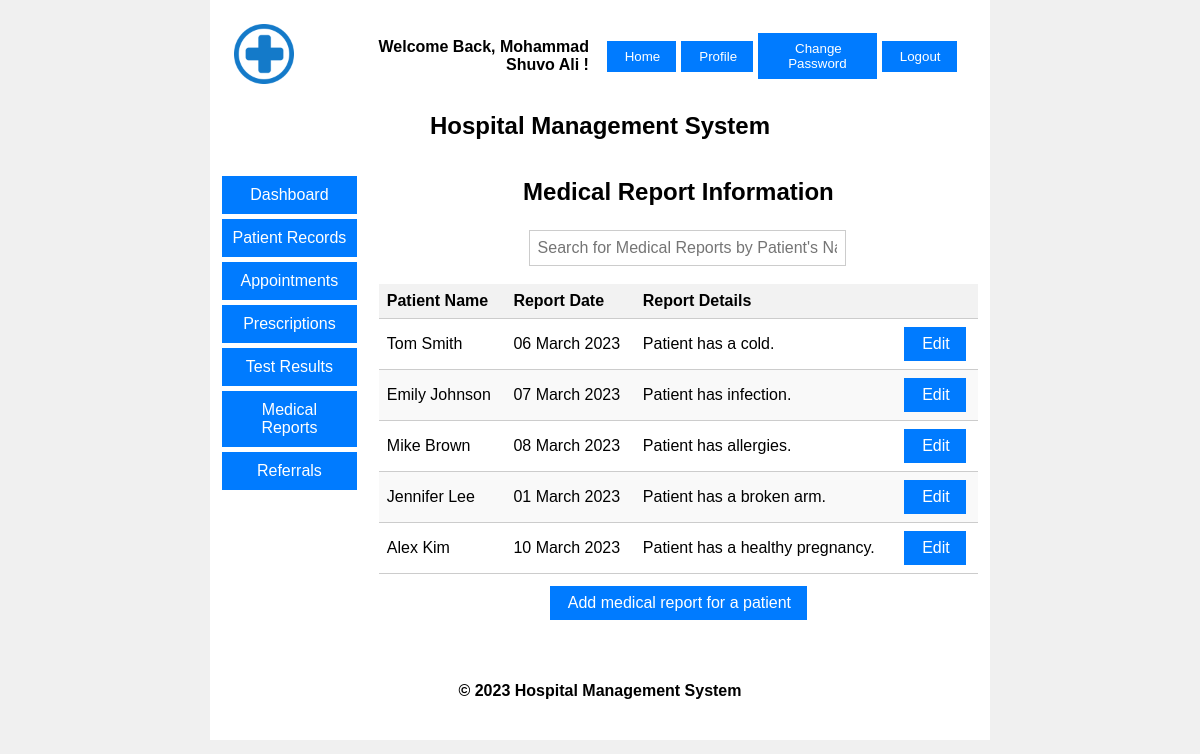
The page /views/medical_reports.php (signed in) on the database its author committed.
### tables this page shows
CREATE TABLE `doctor` (
  `doctor_id` int(11) NOT NULL,
  `user_id` int(11) NOT NULL,
  `first_name` varchar(255) NOT NULL,
  `last_name` varchar(255) NOT NULL,
  `date_of_birth` date DEFAULT NULL,
  `gender` enum('male','female','other') DEFAULT NULL,
  `address` text DEFAULT NULL,
  `phone` varchar(20) DEFAULT NULL
);

CREATE TABLE `medical_reports` (
  `report_id` int(11) NOT NULL,
  `patient_id` int(11) NOT NULL,
  `report_date` date NOT NULL,
  `report_details` text NOT NULL
);

CREATE TABLE `patient` (
  `patient_id` int(11) NOT NULL,
  `first_name` varchar(255) NOT NULL,
  `last_name` varchar(255) NOT NULL,
  `date_of_birth` date DEFAULT NULL,
  `gender` enum('male','female','other') DEFAULT NULL,
  `address` text DEFAULT NULL,
  `phone` varchar(20) DEFAULT NULL,
  `email` varchar(255) DEFAULT NULL,
  `doctor_id` int(11) DEFAULT NULL
);

### controllers/sanitize.php (called while the page is built)
<?php
function sanitize($data)
{
    $data = trim($data);
    $data = stripslashes($data);
    $data = htmlspecialchars($data);
    return $data;
}
?>

### controllers/medical_reports_controller.php (called while the page is built, shortened)
<?php
include 'sanitize.php';
$user_id = sanitize($_SESSION['user_id']);
$doctor_id = getDoctorId($pdo, $user_id);
$medical_reports = getMedicalReports($pdo, $doctor_id);
?>

### models/medical_report_model.php (called while the page is built, shortened)
<?php
function getDoctorId($pdo, $user_id)
{
  $stmt = $pdo->prepare('SELECT doctor_id FROM doctor WHERE user_id = :user_id');
  $stmt->bindParam(':user_id', $user_id);
  $stmt->execute();
  $doctor = $stmt->fetch(PDO::FETCH_ASSOC);
  return sanitize($doctor['doctor_id']);
}
function getMedicalReports($pdo, $doctor_id)
{
  $stmt = $pdo->prepare("SELECT patient.first_name, patient.last_name, medical_reports.report_id, medical_reports.report_date, medical_reports.report_details
  FROM patient
  INNER JOIN medical_reports ON patient.patient_id = medical_reports.patient_id
  WHERE patient.doctor_id = :doctor_id ");
  $stmt->bindParam(':doctor_id', $doctor_id);
  $stmt->execute();
  return $stmt->fetchAll(PDO::FETCH_ASSOC);
}
?>

### views/medical_reports.php (the view, shortened to what this page needs)
<?php
require '../models/medical_report_model.php';
require '../controllers/medical_reports_controller.php';
include '../views/header.php';
include '../views/sidebar.php';
?>
<td width="80%" valign="top">
  <h2 align='center'>Medical Report Information</h2>
  <br>
  <form id="searchForm" class="dashboard-form">
    <input type="text" id="searchInput" placeholder="Search for Medical Reports by Patient's Name">
  </form>
  <br>
  <table class="dashboard-tables">
    <thead>
      <tr>
        <th>Patient Name</th>
        <th>Report Date</th>
        <th>Report Details</th>
        <th></th>
      </tr>
    </thead>
    <tbody>
      <?php foreach ($medical_reports as $medical_report) : ?>
        <tr>
          <td>
            <?php echo $medical_report['first_name'] . " " . $medical_report['last_name']; ?>
          </td>
          <td>
            <?php echo date('d F Y', strtotime($medical_report['report_date'])); ?>
          </td>
          <td>
            <?php echo $medical_report['report_details']; ?>
          </td>
          <td><button class="dashboard-table-button"><a href="edit_report.php?report_id=<?php echo $medical_report['report_id']; ?>">Edit</a></button>
          </td>
        </tr>
      <?php endforeach; ?>
    </tbody>
  </table>
  <table align="center">
    <tr>
      <td>
        <button class="dashboard-table-button"><a href="add_report.php">Add medical report for a patient</a></button>
      </td>
    </tr>
  </table>
  </tr>
  <?php include '../views/footer.php'; ?>

### views/header.php (shortened to what this page needs)
<!DOCTYPE html>
<html lang="en">
<head>
	<?php
		if (isset($_COOKIE['mode'])) {
			$mode = $_COOKIE['mode'];
			if ($mode == 'light') {
				echo '<link rel="stylesheet" href="../views/css/light_style.css">';
			} else if ($mode == 'dark') {
				echo '<link rel="stylesheet" href="../views/css/dark_style.css">';
			}
		} else {
			echo '<link rel="stylesheet" href="../views/css/light_style.css">';
		}
	?>
</head>
<body>
	<table class="main_table" width="60%;" align='center'>
		<tr>
			<td colspan="4">
				<table width="100%;">
					<tr>
						<td width="100" height="40" align="center">
							<a href="index.php">
								<img src="../picture/logo.png" alt="HMS LOGO" width="60" height="60">
							</a>
						</td>
						<td align='right'>
							<nav style="text-align: right;">
								<?php
								if (isset($_SESSION['user_id']) && $_SESSION['role'] == 'doctor') {
									$user_id = $_SESSION['user_id'];
									require "../models/config.php";
									$stmt = $pdo->prepare("SELECT first_name, last_name FROM doctor WHERE user_id = :user_id");
									$stmt->bindParam(":user_id", $user_id);
									$stmt->execute();
									$doctor = $stmt->fetch(PDO::FETCH_ASSOC);
									if ($doctor) {
										$fname = ucwords($doctor['first_name']);
										$lname = ucwords($doctor['last_name']);
										echo '<b>Welcome Back, ' . $fname . ' ' . $lname . ' !</b> &nbsp&nbsp&nbsp&nbsp';
										echo '<button><a href="doctor_dashboard.php">Home</a></button>';
										echo '<button><a href="profile.php">Profile</a></button>';
										echo '<button><a href="change_password.php">Change Password</a></button>';
										echo '<button><a href="../controllers/logout.php">Logout</a></button> &nbsp';
									}
								}
								?>
							</nav>
						</td>
					</tr>
					<tr>
						<td colspan="2">
							<h2 align='center'>Hospital Management System</h2>
						</td>
					</tr>
				</table>
			</td>
		</tr>

### views/css/light_style.css (style rules this page uses)
body { font-family: Arial, sans-serif; background-color: #f0f0f0; margin: 0; padding: 0; }
.main_table { width: 65%; margin: 0 auto; background-color: #ffffff; }
th, td { padding: 10px; text-align: left; }
th { background-color: #f2f2f2; }
a { text-decoration: none; color: #1100ff; }
nav { display: flex; justify-content: flex-end; align-items: center; }
nav button { padding: 8px 16px; background-color: #007bff; color: #ffffff; border: none; cursor: pointer; margin-right: 5px; }
nav button a { color: #ffffff; margin-left: 2px; }
h2 { text-align: center; margin-top: 2px; margin-bottom: 2px; }
.dashboard-tables { width: 100%; border-collapse: collapse; }
.dashboard-tables th, .dashboard-tables td { padding: 8px; text-align: left; border-bottom: 1px solid #cccccc; }
.dashboard-tables th { background-color: #f2f2f2; }
.dashboard-tables tbody tr:nth-child(even) { background-color: #f9f9f9; }
.dashboard-table-button { display: inline-block; padding: 8px 16px; background-color: #007bff; color: #ffffff !important; text-decoration: none; border: none; cursor: pointer; font-size: 16px; }
.dashboard-table-button a { color: #ffffff; margin-left: 2px; }
.dashboard-form { width: 50%; margin: 0 auto; }
.dashboard-form select, .dashboard-form input[type="text"], .dashboard-form input[type="email"], .dashboard-form input[type="date"], .dashboard-form textarea, .dashboard-form input[type="tel"], .dashboard-form input[type="time"], .dashboard-form input[type="password"] { width: 100%; padding: 8px; margin-top: 4px; font-size: 16px; border: 1px solid #ccc; }

### rows shown on the page
doctor: first_name "Mohammad Shuvo", last_name "Ali"
medical_reports: patient.first_name "Tom", patient.last_name "Smith", report_date "06 March 2023", report_details "Patient has a cold."
medical_reports: patient.first_name "Emily", patient.last_name "Johnson", report_date "07 March 2023", report_details "Patient has infection."
medical_reports: patient.first_name "Mike", patient.last_name "Brown", report_date "08 March 2023", report_details "Patient has allergies."
medical_reports: patient.first_name "Jennifer", patient.last_name "Lee", report_date "01 March 2023", report_details "Patient has a broken arm."
medical_reports: patient.first_name "Alex", patient.last_name "Kim", report_date "10 March 2023", report_details "Patient has a healthy pregnancy."
